Frame 1 (no input): blank canvas, image omitted
Frame 60 (no input): blank canvas, image omitted
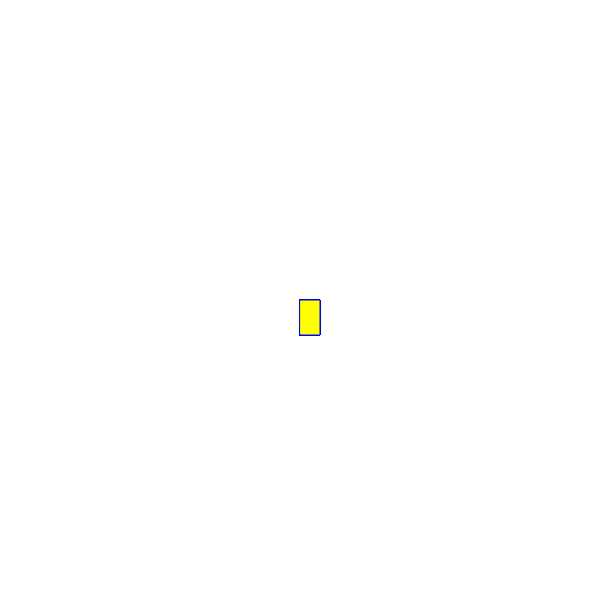
Frame 120 (the mouse pressed at the canvas centre since frame 60)

The p5.js sketch whose frames 1 and 60 were blank and that drew this single picture after the mouse press (run headless with seeded random() and noise() and a simulated clock; from frame 60 on, the mouse is pressed at the canvas centre):

// p5.js sketch
// ── sketch.js
// Configuração inicial: define o tamanho do canvas
function setup() {
  createCanvas(600, 600); // Cria um canvas de largura 600 e altura 600 pixels
  background("white"); // Define a cor de fundo do canvas como branco
}

// Função de desenho contínuo
function draw() {
  stroke("blue"); // Define a cor da borda para azul
  fill("yellow"); // Define a cor de preenchimento para amarelo

  // Verifica se o botão do mouse está pressionado
  if (mouseIsPressed) {
    rect(mouseX, mouseY, 20, 35); // Desenha um retângulo na posição do mouse com largura 20 e altura 35
  }
}
